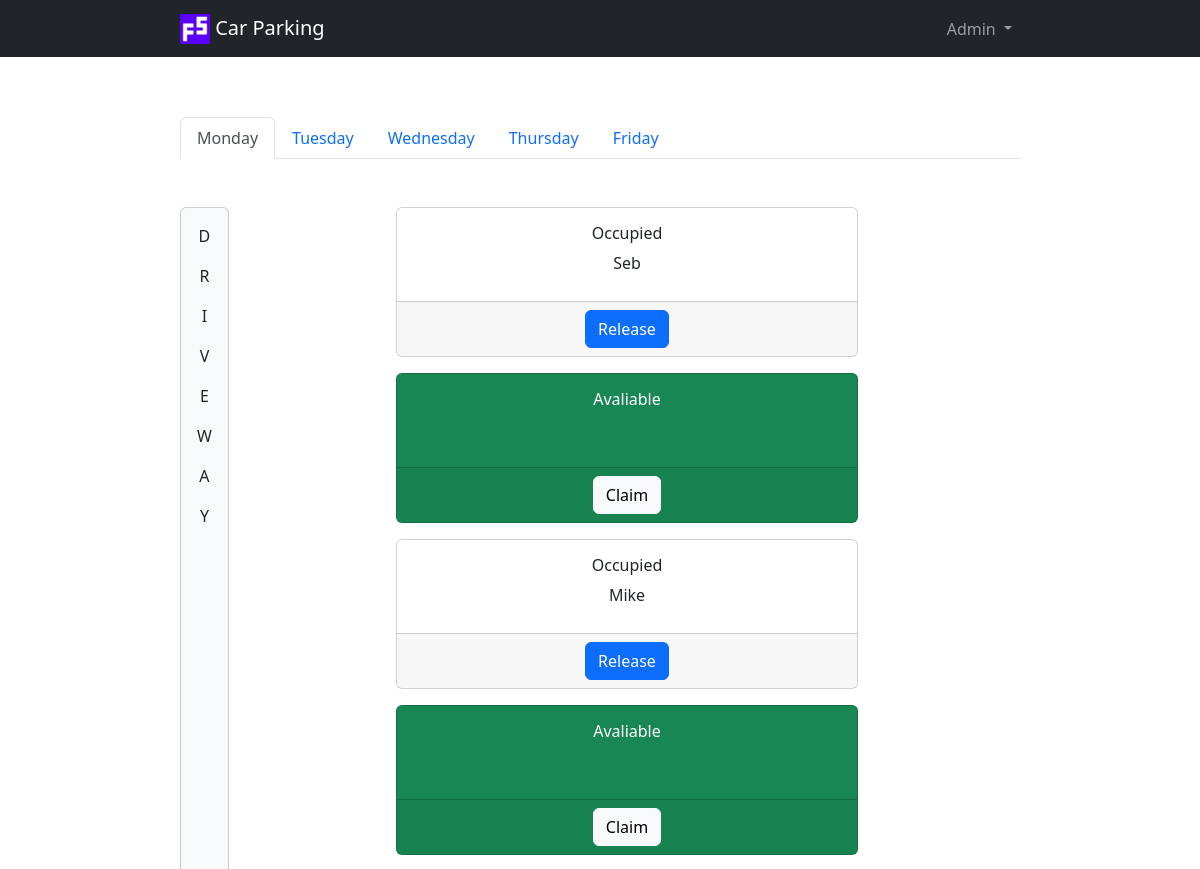
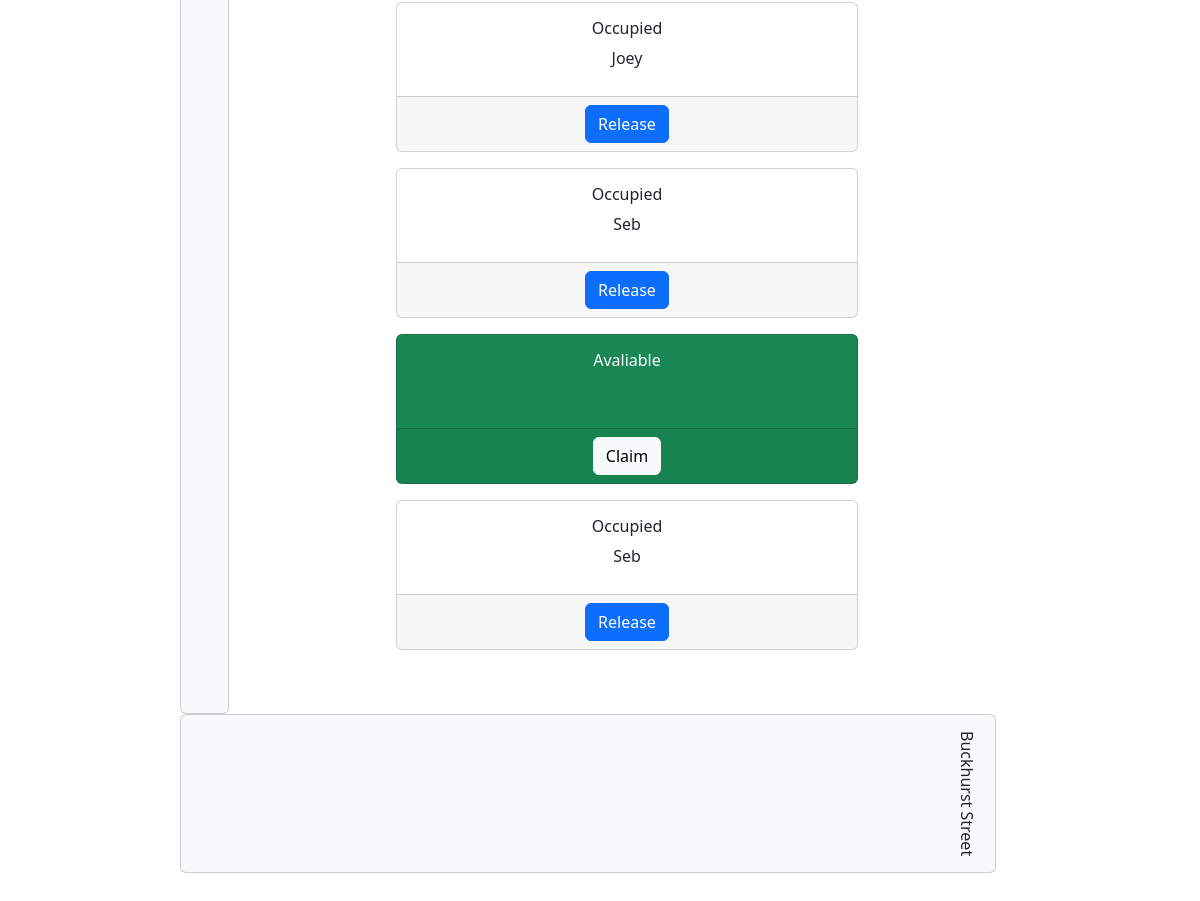
The page /?day=monday on the database its author committed (2 pictures, top to bottom).
### server.py (models this page shows)
class ParkingSpace(db.Model):
    __tablename__ = "parking_spaces"
    id = db.Column(db.Integer, primary_key=True)
    monday = db.Column(db.String(250), nullable=False)
    tuesday = db.Column(db.String(250), nullable=False)
    wednesday = db.Column(db.String(250), nullable=False)
    thursday = db.Column(db.String(250), nullable=False)
    friday = db.Column(db.String(250), nullable=False)
    owner_id = db.Column(db.Integer, db.ForeignKey("owners.id"))
    owner = relationship("Owner", back_populates="parking_spaces")

### server.py (the view)
@app.route("/")
def home():
    if request.args.get("day"):
        current_day = request.args.get("day")
    else:
        current_day = datetime.today().strftime('%A').lower()
    owners = Owner.query.all()
    spaces = ParkingSpace.query.all()
    return render_template("index.html", spaces=spaces, owners=owners, days=days, current_day=current_day)

### templates/index.html (shortened to what this page needs)
{% extends "base.html" %}
{% block content %}
<ul class="nav nav-tabs mb-5">
    {% for day in days %}
    {% if day == current_day %}
    <li class="nav-item">
        <a class="nav-link active" aria-current="page" href="{{ url_for('home', day=day) }}">{{ day.capitalize() }}</a>
    </li>
    {% else %}
    <li class="nav-item">
        <a class="nav-link" href="{{ url_for('home', day=day) }}">{{ day.capitalize() }}</a>
    </li>
    {% endif %}
    {% endfor %}
</ul>
<div class="row mb-5">
    <div class="col-3 d-xxl-none d-flex align-items-stretch">
        <div class="card bg-light">
            <div class="card-body text-center align-middle">
                <p>D</p>
                <p>R</p>
                <p>I</p>
                <p>V</p>
                <p>E</p>
                <p>W</p>
                <p>A</p>
                <p>Y</p>
            </div>
        </div>
    </div>
    <div class="col-9 col-xxl-12">
        <div class="row mb-5">
            {% for space in spaces %}
            <div class="col-9 col-xxl text-center">
                {% if space[current_day] == "" %}
                <div class="card spaces text-bg-success mb-3">
                    {% else %}
                    <div class="card spaces mb-3">
                        {% endif %}
                        <div class="card-body">
                            {% if space[current_day] == "" %}
                            <h5 class="card-title text-wrap">Avaliable</h5>
                            {% else %}
                            <h5 class="card-title text-wrap">Occupied</h5>
                            {% endif %}
                            <p class="card-text text-wrap">{{ space[current_day] }}</p>
                        </div>
                        <div class="card-footer text-center">
                            {% if space[current_day] != "" %}
                            <a href="{{ url_for('release_space', id=space.id, day=current_day) }}"
                                class="btn btn-primary">Release</a>
                            {% else %}
                            <button type="button" class="btn btn-light" data-bs-toggle="modal"
                                data-bs-target="#name{{ space.id }}" data-bs-whatever="@getbootstrap">Claim</button>
                            {% endif %}
                        </div>
                    </div>
                </div>
                {% endfor %}
            </div>
        </div>
        <div class="row mb-5 text-center d-xxl-none">
            <div class="col">
                <div class="card bg-light">
                    <div class="card-body mobile-driveway-text">
                        Buckhurst Street
                    </div>
                </div>
            </div>
        </div>
    </div>
    {% endblock %}

### static/css/styles.css (style rules this page uses)
.card.spaces { height: 150px; }
.card-title { font-size: 1rem; }
.mobile-driveway-text { writing-mode: vertical-rl; text-orientation: mixed; }

### rows shown on the page
ParkingSpace: shows "Occupied", monday "Seb"
ParkingSpace: monday "Avaliable"
ParkingSpace: shows "Occupied", monday "Mike"
ParkingSpace: monday "Avaliable"
ParkingSpace: shows "Occupied", monday "Joey"
ParkingSpace: shows "Occupied", monday "Seb"
ParkingSpace: monday "Avaliable"
ParkingSpace: shows "Occupied", monday "Seb"

### other values the page prints
{{ day.capitalize() }} "Monday"
{{ day.capitalize() }} "Tuesday" "Wednesday" "Thursday" "Friday"
